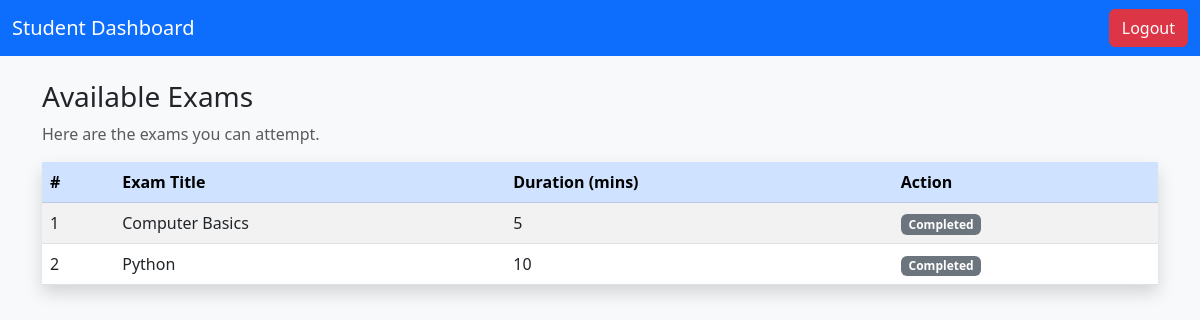
The app's page /student/exams (signed in) with its own data.
### models/exam.py (models this page shows)
class Exam(db.Model):
    __tablename__ = "exams"
    id = db.Column(db.Integer, primary_key=True)
    title = db.Column(db.String(100), nullable=False)
    duration = db.Column(db.Integer, nullable=False, default=30)
    created_by = db.Column(db.Integer, db.ForeignKey("users.id"), nullable=False)
    questions = db.relationship("Question", backref="exam", cascade="all, delete-orphan", lazy=True)
    results = db.relationship("Result", backref="exam", cascade="all, delete-orphan", lazy=True)
    enrollments = db.relationship("Enrollment", back_populates="exam", lazy=True, cascade="all, delete-orphan")
    creator = db.relationship("User", back_populates="exams")

### routes/student_routes.py (the view)
@student_bp.route("/exams")
@login_required
def available_exams():
    if current_user.role != "student":
        return "Unauthorized", 403
    exams = Exam.query.filter_by(created_by=current_user.teacher_id).all()
    return render_template("student_exams.html", exams=exams)

### app.py (called while the page is built)
def create_app():
    app = Flask(__name__, instance_relative_config=True)
    app.config.from_object("config.Config")
    app.config.from_pyfile("config.py", silent=True)
    db.init_app(app)
    login_manager.init_app(app)
    @login_manager.user_loader
    def load_user(user_id):
        return User.query.get(int(user_id))
    app.register_blueprint(auth_bp)
    app.register_blueprint(admin_bp)
    app.register_blueprint(student_bp)
    @app.route("/")
    def index():
        return render_template("landing.html")   # shows login/register options
    return app

### templates/student_exams.html (shortened to what this page needs)
<!DOCTYPE html>
<html lang="en">
<head>
  <link href="https://cdn.jsdelivr.net/npm/bootstrap@5.3.0/dist/css/bootstrap.min.css" rel="stylesheet">
</head>
<body class="bg-light">
  <nav class="navbar navbar-dark bg-primary">
    <div class="container-fluid">
      <a class="navbar-brand" href="{{ url_for('student.dashboard') }}">Student Dashboard</a>
      <a href="{{ url_for('auth.logout') }}" class="btn btn-danger">Logout</a>
    </div>
  </nav>
  <div class="container mt-4">
    <h3>Available Exams</h3>
    <p class="text-muted">Here are the exams you can attempt.</p>
    {% if exams %}
    <table class="table table-striped table-hover shadow">
      <thead class="table-primary">
        <tr>
          <th>#</th>
          <th>Exam Title</th>
          <th>Duration (mins)</th>
          <th>Action</th>
        </tr>
      </thead>
      <tbody>
        {% for exam in exams %}
        <tr>
          <td>{{ loop.index }}</td>
          <td>{{ exam.title }}</td>
          <td>{{ exam.duration }}</td>
          <td>
            {% set enrollment = exam.enrollments | selectattr("user_id", "equalto", current_user.id) | first %}
            {% set result = exam.results | selectattr("user_id", "equalto", current_user.id) | first %}
            {% if not enrollment %}
            <form method="POST" action="{{ url_for('student.enroll_exam', exam_id=exam.id) }}">
              <button class="btn btn-sm btn-primary">Enroll</button>
            </form>
            {% elif not enrollment.is_approved %}
            <span class="badge bg-warning">Pending Approval</span>
            {% elif result %}
            <span class="badge bg-secondary">Completed</span>
            {% else %}
            <a href="{{ url_for('student.take_exam', exam_id=exam.id) }}" class="btn btn-success btn-sm">Start</a>
            {% endif %}
          </td>
        </tr>
        {% endfor %}
      </tbody>
    </table>
    {% else %}
    <div class="alert alert-secondary text-center">No exams available to attempt.</div>
    {% endif %}
  </div>
</body>
</html>

### records on screen
Exam: title "Computer Basics", duration "5"
Exam: title "Python", duration "10"
